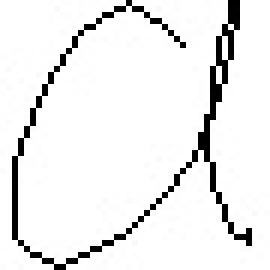
#> input picture training_images/a/a_12929.jpg, 45 x 45 px, given as the content of the folder oject/sese/handwritten-equation-recognizer/training_images/-, which was not available (shown 6 times larger)
$ jupyter execute --allow-errors images_to_train_data.ipynb   (shell and % lines are left out)
#> lines starting #> are read from the running program, lines starting #| are printed output that depends on the picture; after the words box and inside, x2 and y2 are one past the last pixel; in counts of white or black regions, pixels touching at a corner belong together; pictures that were not available may be replaced by others from this repository, and a replacement may not be noted
[cell 1]
import numpy as np
import pandas as pd
import os
import cv2
import matplotlib.pyplot as plt
from os import listdir
from os.path import isfile, join
from PIL import Image

[cell 2]
def disp_contours(ctrs,width, height, index = None):
#to display the contour
    if index is None:
        print(len(ctrs))
        ind = -1
    else:
        ind = 1
    for ctr_i in ctrs:
        img2 = np.zeros((height,width,3), np.uint8)
        cv2.drawContours(img2, ctrs, ind, (0,255,0), 1)
        plt.imshow(img2)
        plt.show()

[cell 3]
def load_images(folder):
    train_data=[]
    for filename in os.listdir(folder):
        img=cv2.imread(os.path.join(folder,filename),cv2.IMREAD_GRAYSCALE)
        height, width = img.shape
        #image.copyTo(img2)
        img=~img
        if img is not None:
            _,thresh=cv2.threshold(img,127,255,cv2.THRESH_BINARY)
            ctrs,ret=cv2.findContours(thresh,cv2.RETR_EXTERNAL,cv2.CHAIN_APPROX_NONE)
            cnt=sorted(ctrs,key=lambda ctr:cv2.boundingRect(ctr)[0])
            #input()
            #disp_contours(cnt,width, height)
            w=int(28)
            h=int(28)
            maxi=0
            for c in cnt:
                x,y,w,h=cv2.boundingRect(c)
                maxi=max(w*h,maxi)
                if(maxi==w*h):
                    x_max=x
                    y_max=y
                    h_max=h
                    w_max=w
            im_crop=thresh[y_max:y_max+h_max+10,x_max:x_max+w_max+10]
            im_resize=cv2.resize(im_crop,(28,28))
            im_resize=np.reshape(im_resize,(784,1))
            train_data.append(im_resize)
    return train_data

[cell 4]
#to see the contour on a single data
#data = load_images("D:/programs/YMinorProject/sese/handwritten-equation-recognizer/extracted_images/testing_bro")

[cell 5]
img_folder_path = "D:/programs/YMinorProject/sese/handwritten-equation-recognizer/training_images"

[cell 6]
labels_symbols = {
    10:'-', 11:'+', 12:'*', 13:'=', 14:'a', 15:'b', 16:'<', 17:'>', 18:'/',19:'√', 20:'(',21:')'
}
for i in range(0,10):
    labels_symbols[i] = chr(48+i)
symbols_folder = {'*':'times','/':'','<':'','>':'','√':'','(':'',')':''}

[cell 7]
data=np.array([])
for k in labels_symbols:
    print(f"{k} : {labels_symbols[k]}",end="")
    folder_name = labels_symbols[k] if labels_symbols[k] not in symbols_folder \
                    else symbols_folder[labels_symbols[k]]
    if not folder_name:
        print("\n")
        continue
    print(" -> Loading ...")
    data_symb=load_images(img_folder_path+'/'+folder_name)
#> in load_images, img is the input picture: shape (45, 45); min 0, max 255, mean 235.9
#> in load_images, `img=~img`:
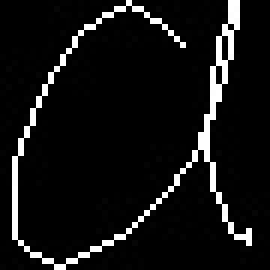
#> img: shape (45, 45) (shown 6 times larger); min 0, max 255, mean 19.1
#> in load_images, `_,thresh=cv2.threshold(img,127,255,cv2.THRESH_BINARY)`: thresh: shape (45, 45); 7.4% white in thin lines or dots, all inside (x1, y1, x2, y2) = (2, 0, 42, 45)
#> in load_images, `ctrs,ret=cv2.findContours(thresh,cv2.RETR_EXTERNAL,cv2.CHAIN_APPROX_NO..`: ctrs = 1 contour; box (x1, y1, x2, y2) and area: (2, 0, 42, 45) 30; ret = [[-1, -1, -1, -1]]
#> in load_images, `cnt=sorted(ctrs,key=lambda ctr:cv2.boundingRect(ctr)[0])`: cnt has the same summary as ctrs
#> the loop in load_images, `for c in cnt:` made 1 pass
#> (x, y, w, h, maxi, x_max, y_max, h_max) on pass 1: (2, 0, 40, 45, 1800, 2, 0, 45)
#> in load_images, `im_crop=thresh[y_max:y_max+h_max+10,x_max:x_max+w_max+10]`:
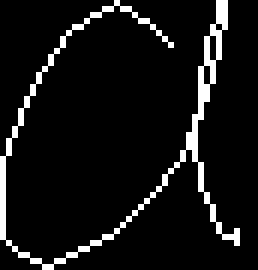
#> im_crop: shape (45, 43) (shown 6 times larger); 7.7% white in thin lines or dots
#> in load_images, `im_resize=cv2.resize(im_crop,(28,28))`:
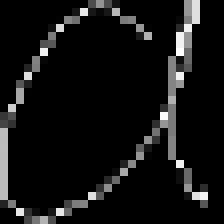
#> im_resize: shape (28, 28) (shown 8 times larger); min 0, max 254, mean 19.6
#> in load_images, `im_resize=np.reshape(im_resize,(784,1))`: im_resize = 784 values, max 254 at index 190, min 0 at index 0, mean 19.58
#> data_symb = 1 item
    for i in range(0,len(data_symb)):
        data_symb[i]=np.append(data_symb[i],[[k]],axis = 0)
#> this loop made 1 pass
    if data.any():
        data = np.concatenate((data,data_symb))
    else:
        data = np.array(data_symb)
#> data = 785 values, max 254 at index 190, min 0 at index 0, mean 19.57
    print(len(data))
#| 1

[cell 8]
df=pd.DataFrame(data.squeeze(),index=None)
#> df = table of 19 rows and 785 columns
df.to_csv('newtrain.csv',index=False)

[cell 9]
data16=load_images('new/lt')
#> data16 = 1 item
for i in range(0,len(data16)):
    data16[i]=np.append(data16[i],['16'])
#> (the rest of this cell did not finish here and is left out)

#> (a cell that did not finish here is left out)

[cell 11]
data18=load_images('new/div')
#> data18 = 1 item
for i in range(0,len(data18)):
    data18[i]=np.append(data18[i],['18'])
#> (the rest of this cell did not finish here and is left out)

[cell 12]
data19=load_images('new/sqrt')
#> data19 = 1 item
for i in range(0,len(data19)):
    data19[i]=np.append(data19[i],['19'])
#> (the rest of this cell did not finish here and is left out)
